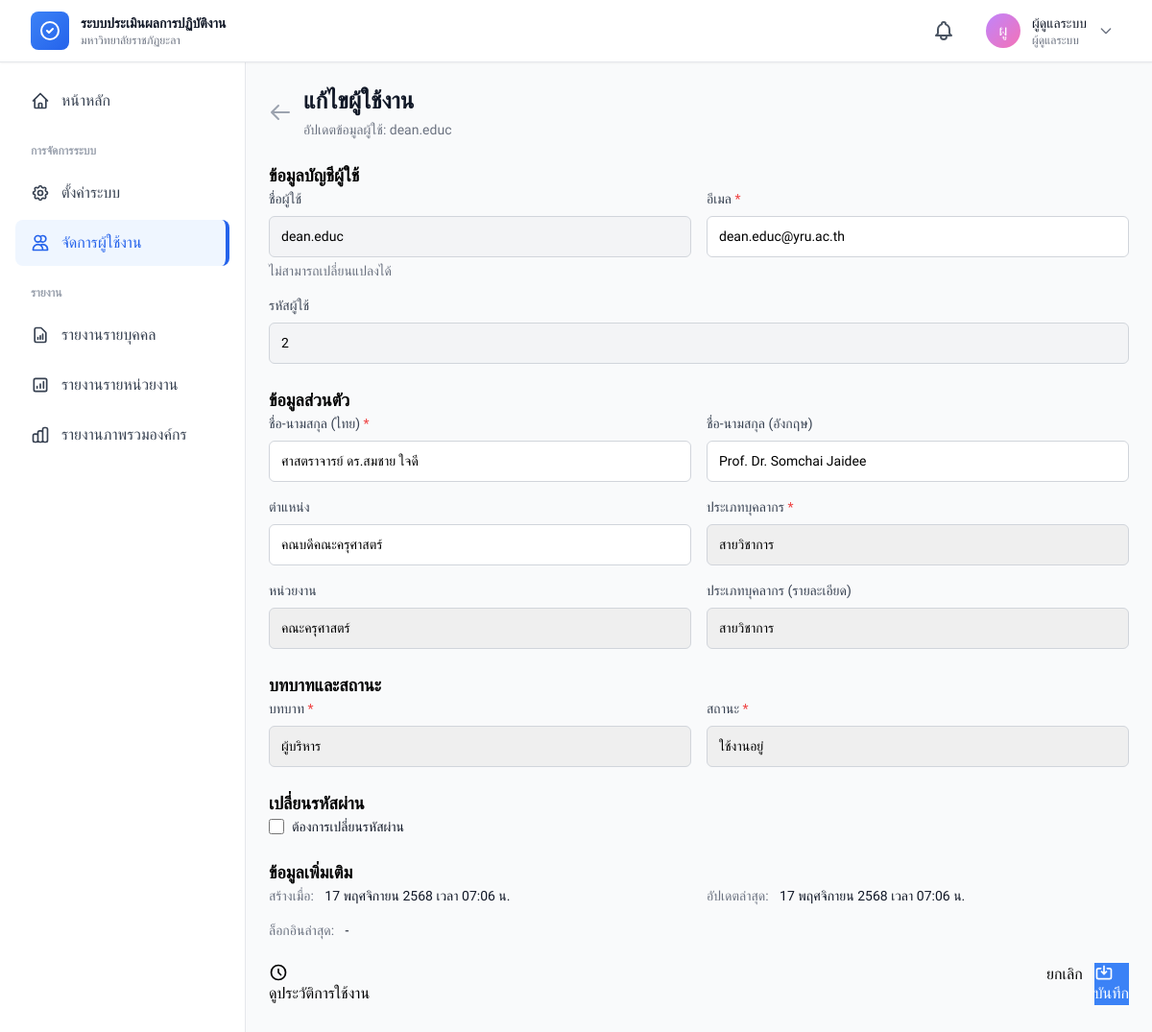
Screenshot of /modules/users/edit.php?id=2 (signed in) with the database file from the repository.
### tables this page shows
CREATE TABLE `users` (
  `user_id` int(11) NOT NULL,
  `username` varchar(50) NOT NULL,
  `password` varchar(255) NOT NULL,
  `email` varchar(100) NOT NULL,
  `full_name_th` varchar(255) NOT NULL,
  `full_name_en` varchar(255) DEFAULT NULL,
  `personnel_type` enum('academic','support','lecturer') NOT NULL,
  `personnel_type_id` int(11) DEFAULT NULL,
  `department_id` int(11) DEFAULT NULL,
  `position` varchar(100) DEFAULT NULL,
  `role` enum('admin','staff','manager') NOT NULL DEFAULT 'staff',
  `is_active` tinyint(1) DEFAULT 1,
  `last_login` datetime DEFAULT NULL,
  `created_at` timestamp NOT NULL DEFAULT current_timestamp(),
  `updated_at` timestamp NOT NULL DEFAULT current_timestamp() ON UPDATE current_timestamp()
);

CREATE TABLE `departments` (
  `department_id` int(11) NOT NULL,
  `department_code` varchar(20) NOT NULL,
  `department_name_th` varchar(255) NOT NULL,
  `department_name_en` varchar(255) DEFAULT NULL,
  `faculty_id` int(11) DEFAULT NULL,
  `head_user_id` int(11) DEFAULT NULL,
  `is_active` tinyint(1) DEFAULT 1,
  `created_at` timestamp NOT NULL DEFAULT current_timestamp()
);

CREATE TABLE `personnel_types` (
  `personnel_type_id` int(11) NOT NULL,
  `type_code` varchar(20) NOT NULL,
  `type_name_th` varchar(100) NOT NULL,
  `type_name_en` varchar(100) DEFAULT NULL,
  `description` text DEFAULT NULL,
  `is_active` tinyint(1) DEFAULT 1,
  `created_by` int(11) DEFAULT NULL,
  `updated_by` int(11) DEFAULT NULL,
  `created_at` timestamp NOT NULL DEFAULT current_timestamp(),
  `updated_at` timestamp NOT NULL DEFAULT current_timestamp() ON UPDATE current_timestamp()
);

### config/app.php (called while the page is built, shortened)
<?php
function url($path = '')
{
    return APP_URL . '/' . ltrim($path, '/');
}

### config/permission.php (called while the page is built, shortened)
<?php
class Permission
{
    private static $currentUser = null;
    public static function setUser($user)
    {
        self::$currentUser = $user;
    }
    public static function getUser()
    {
        return self::$currentUser;
    }
    public static function can($permission)
    {
        $user = self::getUser();
        if ($user['role'] === 'admin') {
            return true;
        }
        return false;
    }
    public static function hasRole($role)
    {
        $user = self::getUser();
        return $user && $user['role'] === $role;
    }
    public static function isAdmin()
    {
        return self::hasRole('admin');
    }
}
function can($permission)
{
    return Permission::can($permission);
}
function isAdmin()
{
    return Permission::isAdmin();
}

### includes/functions.php (called while the page is built, shortened)
<?php
function thai_date($date, $format = 'full')
{
    $timestamp = is_numeric($date) ? $date : strtotime($date);
    $thai_months = [
        1 => 'มกราคม',
        'กุมภาพันธ์',
        'มีนาคม',
        'เมษายน',
        'พฤษภาคม',
        'มิถุนายน',
        'กรกฎาคม',
        'สิงหาคม',
        'กันยายน',
        'ตุลาคม',
        'พฤศจิกายน',
        'ธันวาคม'
    ];
    $day = date('j', $timestamp);
    $month = (int)date('n', $timestamp);
    $year = date('Y', $timestamp) + 543;
    $time = date('H:i', $timestamp);
    switch ($format) {
        case 'datetime':
            return "$day {$thai_months[$month]} $year เวลา $time น.";
    }
}
function e($string)
{
    return htmlspecialchars($string, ENT_QUOTES, 'UTF-8');
}

### modules/users/edit.php (the view, shortened to what this page needs)
<?php
require_once '../../config/app.php';
require_once APP_ROOT . '/config/permission.php';
require_once APP_ROOT . '/includes/functions.php';
$db = getDB();
$user_id = $_GET['id'] ?? 0;
$stmt = $db->prepare("
    SELECT u.*
    FROM users u
    WHERE u.user_id = ?
");
$stmt->execute([$user_id]);
$user = $stmt->fetch();
$roles = [
    ['role_code' => 'admin', 'role_name' => 'ผู้ดูแลระบบ'],
    ['role_code' => 'manager', 'role_name' => 'ผู้บริหาร'],
    ['role_code' => 'staff', 'role_name' => 'บุคลากร']
];
$stmt = $db->query("SELECT * FROM departments WHERE is_active = 1 ORDER BY department_name_th");
$departments = $stmt->fetchAll();
$stmt = $db->query("SELECT * FROM personnel_types WHERE is_active = 1 ORDER BY type_name_th");
$personnel_types = $stmt->fetchAll();
$personnel_type_options = [
    'academic' => 'สายวิชาการ',
    'support' => 'สายสนับสนุน',
    'lecturer' => 'อาจารย์'
];
include APP_ROOT . '/includes/header.php';
?>
<div class="max-w-4xl mx-auto">
    <div class="mb-6">
        <div class="flex items-center space-x-3">
            <a href="<?php echo url('modules/users/list.php'); ?>" class="text-gray-400 hover:text-gray-600">
                <svg class="w-6 h-6" fill="none" stroke="currentColor" viewBox="0 0 24 24">
                    <path stroke-linecap="round" stroke-linejoin="round" stroke-width="2"
                        d="M10 19l-7-7m0 0l7-7m-7 7h18" />
                </svg>
            </a>
            <div>
                <h1 class="text-2xl font-bold text-gray-900">แก้ไขผู้ใช้งาน</h1>
                <p class="mt-1 text-sm text-gray-500">
                    อัปเดตข้อมูลผู้ใช้: <?php echo e($user['username']); ?>
                </p>
            </div>
        </div>
    </div>
    <form method="POST" class="space-y-6">
        <div class="card">
            <div class="card-header">
                <h2 class="text-lg font-semibold">ข้อมูลบัญชีผู้ใช้</h2>
            </div>
            <div class="card-body space-y-4">
                <div class="grid grid-cols-1 md:grid-cols-2 gap-4">
                    <div>
                        <label class="block text-sm font-medium text-gray-700 mb-2">
                            ชื่อผู้ใช้
                        </label>
                        <input type="text" value="<?php echo e($user['username']); ?>"
                            class="form-input w-full bg-gray-100" readonly>
                        <p class="mt-1 text-sm text-gray-500">ไม่สามารถเปลี่ยนแปลงได้</p>
                    </div>
                    <div>
                        <label class="block text-sm font-medium text-gray-700 mb-2">
                            อีเมล <span class="text-red-500">*</span>
                        </label>
                        <input type="email" name="email" required class="form-input w-full"
                            value="<?php echo e($user['email']); ?>">
                    </div>
                    <div class="md:col-span-2">
                        <label class="block text-sm font-medium text-gray-700 mb-2">
                            รหัสผู้ใช้
                        </label>
                        <input type="text" value="<?php echo $user['user_id']; ?>" class="form-input w-full bg-gray-100"
                            readonly>
                    </div>
                </div>
            </div>
        </div>
        <div class="card">
            <div class="card-header">
                <h2 class="text-lg font-semibold">ข้อมูลส่วนตัว</h2>
            </div>
            <div class="card-body space-y-4">
                <div class="grid grid-cols-1 md:grid-cols-2 gap-4">
                    <div>
                        <label class="block text-sm font-medium text-gray-700 mb-2">
                            ชื่อ-นามสกุล (ไทย) <span class="text-red-500">*</span>
                        </label>
                        <input type="text" name="full_name_th" required class="form-input w-full"
                            value="<?php echo e($user['full_name_th']); ?>">
                    </div>
                    <div>
                        <label class="block text-sm font-medium text-gray-700 mb-2">
                            ชื่อ-นามสกุล (อังกฤษ)
                        </label>
                        <input type="text" name="full_name_en" class="form-input w-full"
                            value="<?php echo e($user['full_name_en']); ?>">
                    </div>
                    <div>
                        <label class="block text-sm font-medium text-gray-700 mb-2">
                            ตำแหน่ง
                        </label>
                        <input type="text" name="position" class="form-input w-full"
                            value="<?php echo e($user['position']); ?>">
                    </div>
                    <div>
                        <label class="block text-sm font-medium text-gray-700 mb-2">
                            ประเภทบุคลากร <span class="text-red-500">*</span>
                        </label>
                        <select name="personnel_type" required class="form-select w-full">
                            <?php foreach ($personnel_type_options as $value => $label): ?>
                                <option value="<?php echo $value; ?>"
                                    <?php echo $user['personnel_type'] === $value ? 'selected' : ''; ?>>
                                    <?php echo $label; ?>
                                </option>
                            <?php endforeach; ?>
                        </select>
                    </div>
                    <div>
                        <label class="block text-sm font-medium text-gray-700 mb-2">
                            หน่วยงาน
                        </label>
                        <select name="department_id" class="form-select w-full">
                            <?php foreach ($departments as $dept): ?>
                                <option value="<?php echo $dept['department_id']; ?>"
                                    <?php echo $user['department_id'] == $dept['department_id'] ? 'selected' : ''; ?>>
                                    <?php echo e($dept['department_name_th']); ?>
                                </option>
                            <?php endforeach; ?>
                        </select>
                    </div>
                    <div>
                        <label class="block text-sm font-medium text-gray-700 mb-2">
                            ประเภทบุคลากร (รายละเอียด)
                        </label>
                        <select name="personnel_type_id" class="form-select w-full">
                            <?php foreach ($personnel_types as $pt): ?>
                                <option value="<?php echo $pt['personnel_type_id']; ?>"
                                    <?php echo $user['personnel_type_id'] == $pt['personnel_type_id'] ? 'selected' : ''; ?>>
                                    <?php echo e($pt['type_name_th']); ?>
                                </option>
                            <?php endforeach; ?>
                        </select>
                    </div>
                </div>
            </div>
        </div>
        <?php if (isAdmin()): ?>
            <div class="card">
                <div class="card-header">
                    <h2 class="text-lg font-semibold">บทบาทและสถานะ</h2>
                </div>
                <div class="card-body space-y-4">
                    <div class="grid grid-cols-1 md:grid-cols-2 gap-4">
                        <div>
                            <label class="block text-sm font-medium text-gray-700 mb-2">
                                บทบาท <span class="text-red-500">*</span>
                            </label>
                            <select name="role" required class="form-select w-full">
                                <?php foreach ($roles as $role): ?>
                                    <option value="<?php echo $role['role_code']; ?>"
                                        <?php echo $user['role'] === $role['role_code'] ? 'selected' : ''; ?>>
                                        <?php echo e($role['role_name']); ?>
                                    </option>
                                <?php endforeach; ?>
                            </select>
                        </div>
                        <div>
                            <label class="block text-sm font-medium text-gray-700 mb-2">
                                สถานะ <span class="text-red-500">*</span>
                            </label>
                            <select name="is_active" required class="form-select w-full">
                                <option value="1" <?php echo $user['is_active'] == 1 ? 'selected' : ''; ?>>
                                    ใช้งานอยู่
                                </option>
                            </select>
                        </div>
                    </div>
                </div>
            </div>
        <?php else: ?>
            <input type="hidden" name="role" value="<?php echo $user['role']; ?>">
            <input type="hidden" name="is_active" value="<?php echo $user['is_active']; ?>">
            <input type="hidden" name="personnel_type" value="<?php echo $user['personnel_type']; ?>">
        <?php endif; ?>
        <div class="card">
            <div class="card-header">
                <h2 class="text-lg font-semibold">เปลี่ยนรหัสผ่าน</h2>
            </div>
            <div class="card-body space-y-4">
                <div class="flex items-center">
                    <input type="checkbox" name="change_password" id="changePassword"
                        class="form-checkbox h-4 w-4 text-blue-600" onchange="togglePasswordFields()">
                    <label for="changePassword" class="ml-2 block text-sm text-gray-900">
                        ต้องการเปลี่ยนรหัสผ่าน
                    </label>
                </div>
            </div>
        </div>
        <div class="card">
            <div class="card-header">
                <h2 class="text-lg font-semibold">ข้อมูลเพิ่มเติม</h2>
            </div>
            <div class="card-body">
                <div class="grid grid-cols-1 md:grid-cols-2 gap-4 text-sm">
                    <div>
                        <span class="text-gray-500">สร้างเมื่อ:</span>
                        <span class="ml-2 text-gray-900">
                            <?php echo thai_date($user['created_at'], 'datetime'); ?>
                        </span>
                    </div>
                    <div>
                        <span class="text-gray-500">อัปเดตล่าสุด:</span>
                        <span class="ml-2 text-gray-900">
                            <?php echo thai_date($user['updated_at'], 'datetime'); ?>
                        </span>
                    </div>
                    <div>
                        <span class="text-gray-500">ล็อกอินล่าสุด:</span>
                        <span class="ml-2 text-gray-900">
                            <?php echo $user['last_login'] ? thai_date($user['last_login'], 'datetime') : '-'; ?>
                        </span>
                    </div>
                </div>
            </div>
        </div>
        <div class="flex justify-between">
            <div>
                <?php if (can('users.view_activity')): ?>
                    <a href="<?php echo url('modules/users/activity-log.php?user_id=' . $user_id); ?>"
                        class="btn-secondary">
                        <svg class="w-5 h-5 mr-2" fill="none" stroke="currentColor" viewBox="0 0 24 24">
                            <path stroke-linecap="round" stroke-linejoin="round" stroke-width="2"
                                d="M12 8v4l3 3m6-3a9 9 0 11-18 0 9 9 0 0118 0z" />
                        </svg>
                        ดูประวัติการใช้งาน
                    </a>
                <?php endif; ?>
            </div>
            <div class="flex space-x-3">
                <a href="<?php echo url('modules/users/list.php'); ?>" class="btn-secondary">
                    ยกเลิก
                </a>
                <button type="submit" class="btn-primary">
                    <svg class="w-5 h-5 mr-2" fill="none" stroke="currentColor" viewBox="0 0 24 24">
                        <path stroke-linecap="round" stroke-linejoin="round" stroke-width="2"
                            d="M8 7H5a2 2 0 00-2 2v9a2 2 0 002 2h14a2 2 0 002-2V9a2 2 0 00-2-2h-3m-1 4l-3 3m0 0l-3-3m3 3V4" />
                    </svg>
                    บันทึก
                </button>
            </div>
        </div>
    </form>
</div>
<?php include APP_ROOT . '/includes/footer.php'; ?>

### rows the page displays
users: username "dean.educ", email "dean.educ@yru.ac.th", user_id "2", full_name_th "ศาสตราจารย์ ดร.สมชาย ใจดี", full_name_en "Prof. Dr. Somchai Jaidee", position "คณบดีคณะครุศาสตร์", personnel_type "สายวิชาการ", department_id "คณะครุศาสตร์", personnel_type_id "สายวิชาการ", role "ผู้บริหาร", is_active "ใช้งานอยู่", created_at "17 พฤศจิกายน 2568 เวลา 07:06 น.", updated_at "17 พฤศจิกายน 2568 เวลา 07:06 น."

### other values shown
mb_substr($current_user['full_name_th'], 0, 2) "ผู"
$current_user['full_name_th'] "ผู้ดูแลระบบ"
$role_names[$current_user['role']] "ผู้ดูแลระบบ"
